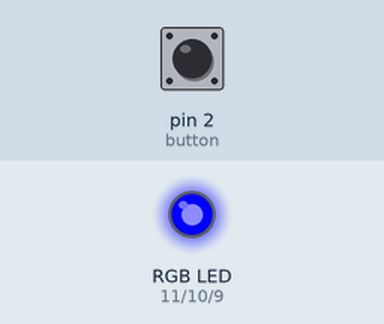
Bench run of a sketch on a simulated Arduino Uno, built with avr-gcc and run on an emulated ATmega328P. Shown: an RGB LED mixed from three pins (HIGH = lit). The inputs (shaded band) are chosen by the test bench; at power-on: pin 2 (button) HIGH.

Above: at 1.2 s.
1.3 s: pin 2 (button) pulled LOW for 1 s
At 3.0 s:
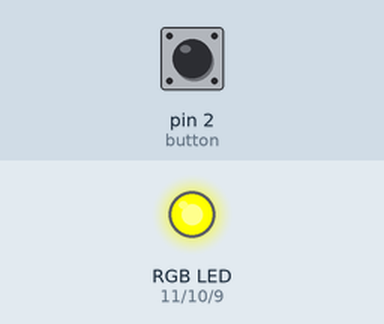
4.0 s: pin 2 (button) pulled LOW for 0.15 s
At 5.6 s:
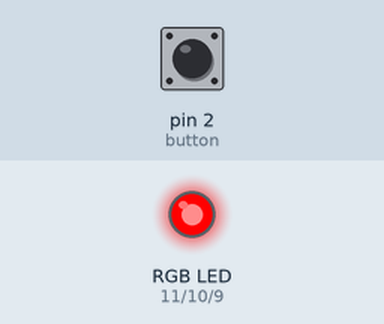
5.9 s: pin 2 (button) pulled LOW for 0.15 s
At 7.1 s:
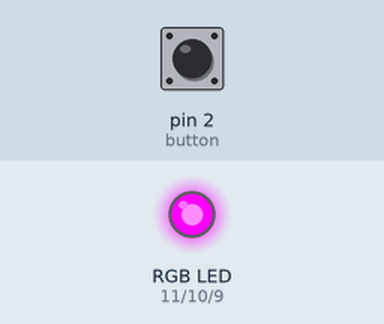
7.8 s: pin 2 (button) pulled LOW for 3.2 s
At 10.1 s:
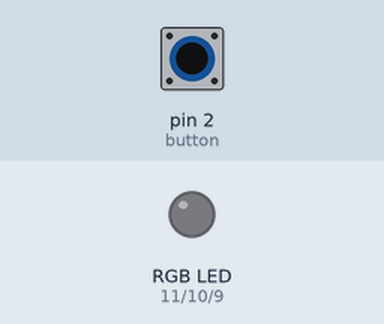
12.7 s: pin 2 (button) pulled LOW for 0.15 s
At 13.5 s:
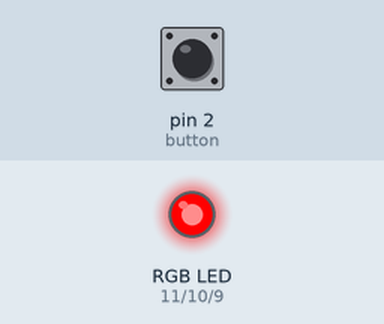
14.6 s: pin 2 (button) pulled LOW for 1 s
At 16.8 s:
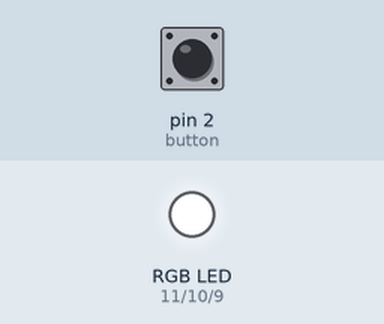
Timing chart, 0 to 18.1 s (numbered marks = the images above; inputs shaded):
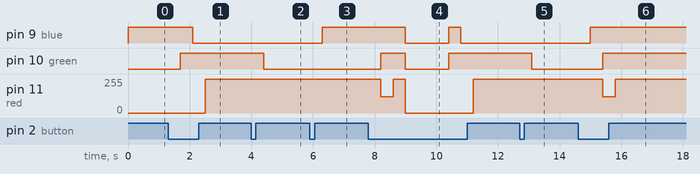

Measured:
- after the input at 1.3 s, pin 9 (blue): HIGH → LOW after 0.80 s; pin 10 (green): LOW → HIGH after 0.40 s; pin 11 (red): 0/255 → 255/255 after 1.2 s
- after the input at 4.0 s, pin 10 (green): HIGH → LOW after 0.40 s
- after the input at 5.9 s, pin 9 (blue): LOW → HIGH after 0.40 s
- after the input at 7.8 s, pin 9 (blue): HIGH → LOW after 1.2 s, → HIGH 1.4 s later, → LOW 0.40 s later; pin 10 (green): LOW → HIGH after 0.40 s, → LOW 0.80 s later, → HIGH 1.4 s later; pin 11 (red): 255/255 → 123/255 after 0.40 s, → 255/255 0.40 s later, → 0/255 0.40 s later, → 255/255 2.2 s later
- after the input at 12.7 s, pin 10 (green): HIGH → LOW after 0.40 s
- after the input at 14.6 s, pin 9 (blue): LOW → HIGH after 0.40 s; pin 10 (green): LOW → HIGH after 0.80 s; pin 11 (red): 255/255 → 123/255 after 0.80 s, → 255/255 0.40 s later

The sketch:

Button_controlled_RGB.ino
```cpp
// Define LED pins
int blue = 9;
int green = 10;
int red = 11;
#define button 2
// Define button pin

int mode =0; // Variable to keep track of the current mode (color state)

void setup(){
  pinMode(blue,OUTPUT);
  pinMode(red,OUTPUT);
  pinMode(green,OUTPUT);
  pinMode(button,INPUT_PULLUP);
}

void loop(){
  // Check if the button is pressed (LOW because of INPUT_PULLUP)
  if (digitalRead(button) == LOW){
    mode = mode+1; // Increment mode to change the color
    delay(400);
  }

// Set LED colors based on the current mode
  if (mode == 0){
    analogWrite(blue, 255);
    analogWrite(green,0);
    analogWrite(red,0);
  }
  if (mode == 1){
    analogWrite(blue, 255);
    analogWrite(green,255);
    analogWrite(red,0);
  }
  if (mode == 2){
    analogWrite(blue, 0);
    analogWrite(green,255);
    analogWrite(red,0);
  }
  if (mode == 3){
    analogWrite(blue, 0);
    analogWrite(green,255);
    analogWrite(red,255);
  }
  if (mode == 4){
    analogWrite(blue, 0);
    analogWrite(green,0);
    analogWrite(red,255);
  }
  if (mode == 5){
    analogWrite(blue, 255);
    analogWrite(green,0);
    analogWrite(red,255);
  }
  if (mode == 6){
    analogWrite(blue, 255);
    analogWrite(green,255);
    analogWrite(red,123);
  }
  if (mode == 7){
    analogWrite(blue, 255);
    analogWrite(green,255);
    analogWrite(red,255);
  }
  if (mode == 8){
    analogWrite(blue, 0);
    analogWrite(green,0);
    analogWrite(red,0);
    delay(1000); // Optional delay before restarting the cycle
    mode = 0; // Reset the mode to restart color sequence
  }

}
```
